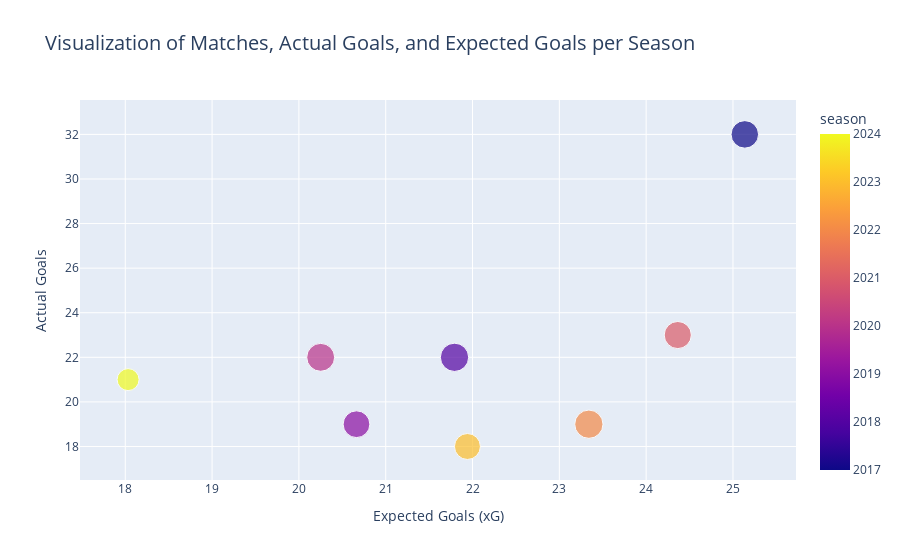

Notebook code cell kept with this figure:
### Code cell
# Bubble chart visualization
fig = px.scatter(
    agg_data,
    x='xG', 
    y='goals',
    size='matches', 
    color='season',
    labels={'xG': 'Expected Goals', 'goals': 'Actual Goals', 'matches': 'Number of Matches'},
    title="Visualization of Matches, Actual Goals, and Expected Goals per Season",
    hover_data={'season': True, 'matches': True}
)

# Improve layout
fig.update_layout(
    xaxis=dict(title="Expected Goals (xG)"),
    yaxis=dict(title="Actual Goals"),
    title_font_size=20,
    legend_title="Season",
    legend=dict(orientation="h", yanchor="bottom", y=-0.2, xanchor="center", x=0.5)
)

fig.show()

### Figure 1 — Plotly figure (JSON) as saved in the notebook; plotly's stock layout.template omitted (floating-point values rounded to 4 significant figures)
{"data": [{"customdata": [[2017, 36], [2018, 38], [2019, 34], [2020, 37], [2021, 35], [2022, 38], [2023, 32], [2024, 23]], "hovertemplate": "Expected Goals=%{x}<br>Actual Goals=%{y}<br>Number of Matches=%{customdata[1]}<br>season=%{marker.color}<extra></extra>", "legendgroup": "", "marker": {"color": [2017, 2018, 2019, 2020, 2021, 2022, 2023, 2024], "coloraxis": "coloraxis", "size": [36, 38, 34, 37, 35, 38, 32, 23], "sizemode": "area", "sizeref": 0.095, "symbol": "circle"}, "mode": "markers", "name": "", "orientation": "v", "showlegend": false, "type": "scatter", "x": [25.14, 21.79, 20.66, 20.25, 24.36, 23.34, 21.94, 18.03], "xaxis": "x", "y": [32, 22, 19, 22, 23, 19, 18, 21], "yaxis": "y"}], "layout": {"coloraxis": {"colorbar": {"title": {"text": "season"}}, "colorscale": [[0, "#0d0887"], [0.1111, "#46039f"], [0.2222, "#7201a8"], [0.3333, "#9c179e"], [0.4444, "#bd3786"], [0.5556, "#d8576b"], [0.6667, "#ed7953"], [0.7778, "#fb9f3a"], [0.8889, "#fdca26"], [1, "#f0f921"]]}, "legend": {"itemsizing": "constant", "orientation": "h", "title": {"text": "Season"}, "tracegroupgap": 0, "x": 0.5, "xanchor": "center", "y": -0.2, "yanchor": "bottom"}, "title": {"font": {"size": 20}, "text": "Visualization of Matches, Actual Goals, and Expected Goals per Season"}, "xaxis": {"anchor": "y", "domain": [0, 1], "title": {"text": "Expected Goals (xG)"}}, "yaxis": {"anchor": "x", "domain": [0, 1], "title": {"text": "Actual Goals"}}}}
